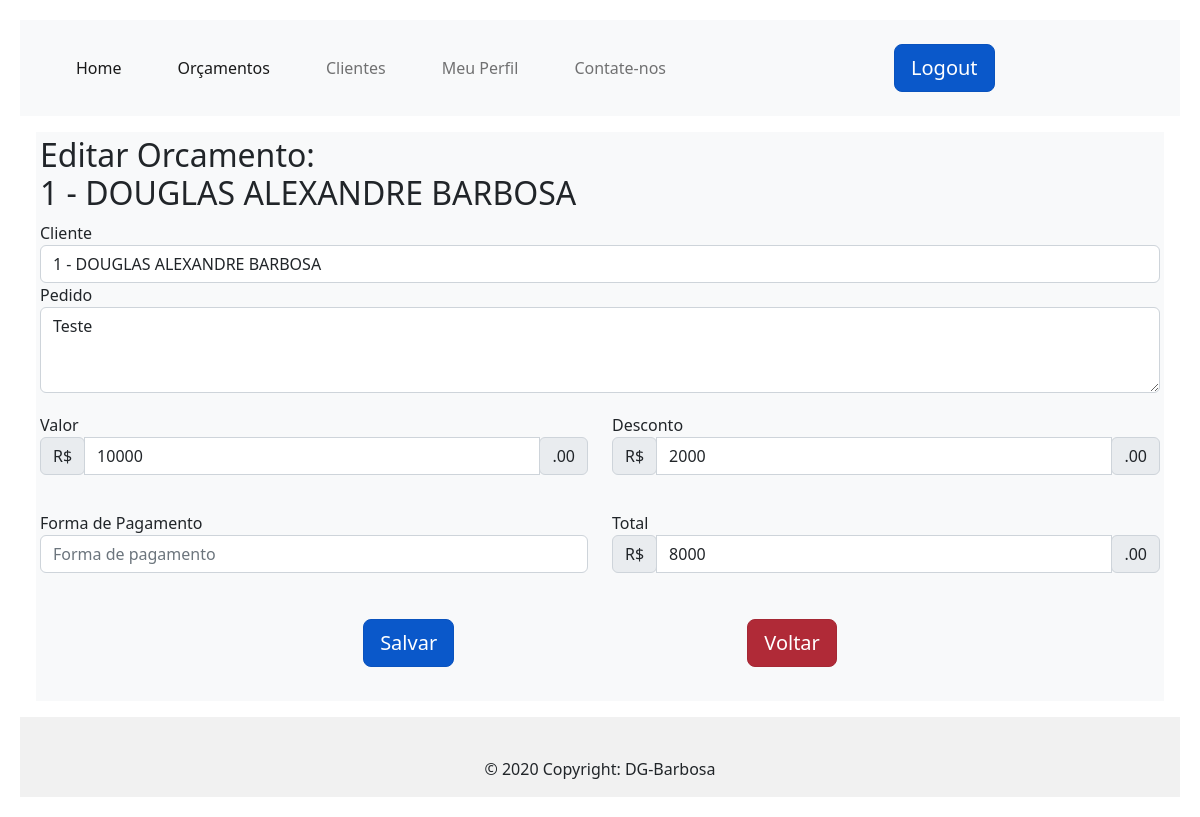
/edit_orcament/1 (signed in), run on an earlier commit of the app's database.
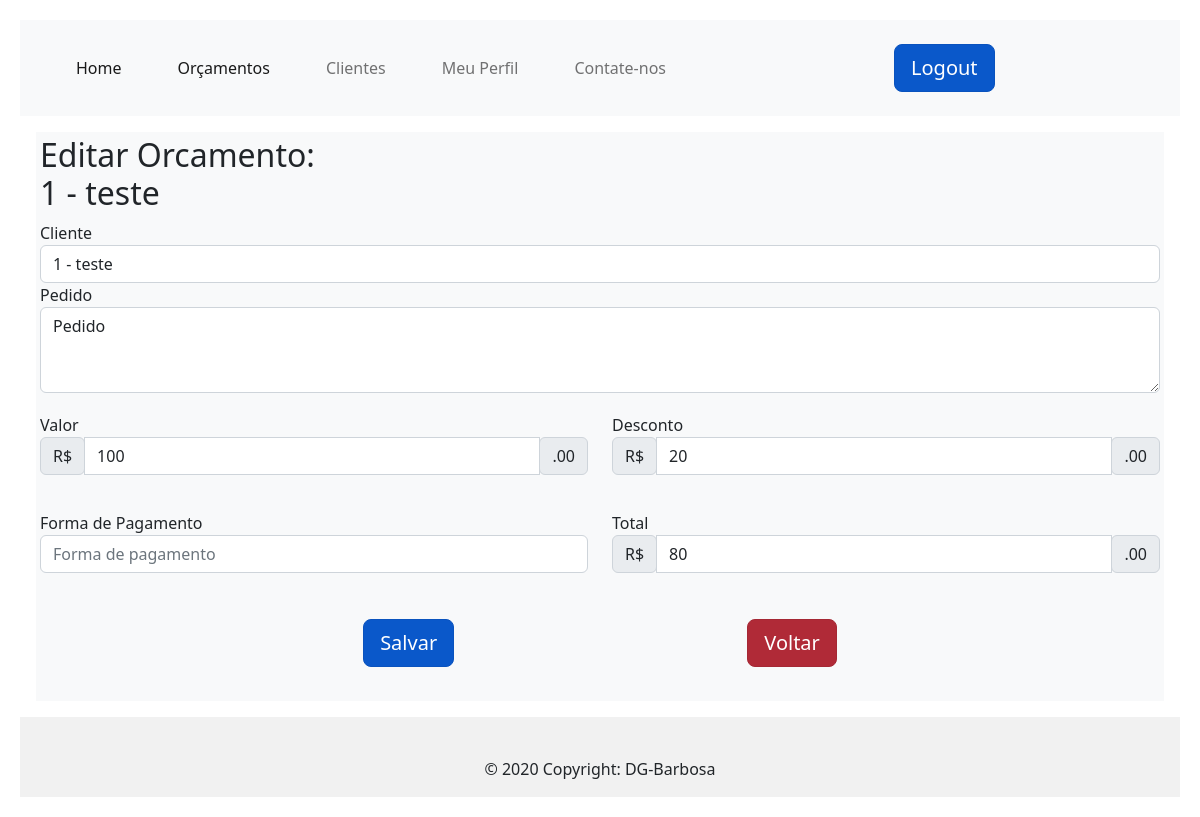
And on a later commit of the database.
### app/models/tables.py (models this page shows, shortened)
class Orcaments(db.Model):
    _tablename__ = "orcaments"
    id = db.Column(db.Integer, primary_key=True)
    client = db.Column(db.String)
    pedido = db.Column(db.String)
    valor = db.Column(db.Integer)
    desconto = db.Column(db.Integer)
    forma_pagto = db.Column(db.String)
    valor_total = db.Column(db.Integer)

### app/controllers/default.py (the view, shortened to what this page needs)
@app.route('/edit_orcament/<int:id>', methods=['GET', 'POST'])
def edit_orcament(id):
    orcament = Orcaments.query.get(id)
    return render_template("editOrcamento.html", orcament=orcament,
                           title="Editar Orcamento")

### app/controllers/default.py (called while the page is built)
@lm.user_loader
def load_user(id):
    return User.query.filter_by(id=id).first()

### app/models/tables.py (called while the page is built)
    @property
    def is_authenticated(self):
        return True

### app/templates/editOrcamento.html (shortened to what this page needs)
{% extends "base.html" %}
{% block conteudo %}
<div class="position-relative overflow-hidden p-3 p-md-1 m-md-3 bg-light">
    <h2>Editar Orcamento: <br> {{ orcament.client }}</h2>
    <form action="/edit_orcament/{{ orcament.id }}" method="POST">
        <div class="row">
            <div class="col">
                <label for="">Cliente</label>
                <input class="form-control" type="text" value="{{orcament.client}}" name="client" id="client" placeholder="Cliente">
            </div>
        </div>
        <div class="row">
            <div class="col" class="form-control">
                <label for="">Pedido</label>
                <textarea class="form-control" placeholder="Descreva o serviço" id="pedido" name="pedido"
                    rows="3">{{ orcament.pedido }}</textarea>
            </div>
        </div>
        <div class="row" style="margin-top: 20px;">
            <div class="col">
                <label for="">Valor</label>
                <div class="input-group mb-3">
                    <div class="input-group-prepend">
                        <span class="input-group-text">R$</span>
                    </div>
                    <input class="form-control" type="Text" size="12" value="{{orcament.valor}}" name="valor" oninput="myFunction()" id="valor"
                        placeholder="Valor">
                    <div class="input-group-append">
                        <span class="input-group-text">.00</span>
                    </div>
                </div>
            </div>
            <div class="col ">
                <label for="">Desconto</label>
                <div class="input-group mb-3">
                    <div class="input-group-prepend">
                        <span class="input-group-text">R$</span>
                    </div>
                    <input class="form-control" type="Text" size="12" value="{{orcament.desconto}}" name="desconto" oninput="myFunction()" id="desconto"
                        placeholder="Desconto">
                    <div class="input-group-append">
                        <span class="input-group-text">.00</span>
                    </div>
                </div>
            </div>
        </div>
        <div class="row" style="margin-top: 20px;">
            <div class="col">
                <label for="">Forma de Pagamento</label>
                <input class="form-control" list="pagtos" name="pagto" id="pagto" placeholder="Forma de pagamento">
            </div>
            <div class="col">
                <label for="">Total</label>
                <div class="input-group mb-3">
                    <div class="input-group-prepend">
                        <span class="input-group-text">R$</span>
                    </div>
                    <input class="form-control" type="Text" size="12" value="{{ orcament.valor_total }} " name="total"  id="total"
                        placeholder="Total">
                    <div class="input-group-append">
                        <span class="input-group-text">.00</span>
                    </div>
                </div>
            </div>
        </div>
        <div class="buttons" style="display: flex; justify-content: space-evenly; margin: 30px;">
           <input class="btn btn-primary btn-lg active" type="submit" name="enviar" value="Salvar">
            <input type="reset" class="btn btn-danger btn-lg active" name="voltar" onclick="history.back()"
                value="Voltar">
        </div>
    </form>
</div>
    {% endblock conteudo %}

What changed in the data, as far as the page shows it:
changed Orcaments: client "1 - DOUGLAS ALEXANDRE BARBOSA" → "1 - teste"; pedido "Teste" → "Pedido"; valor "10000" → "100"; desconto "2000" → "20"; total "8000" → "80"
